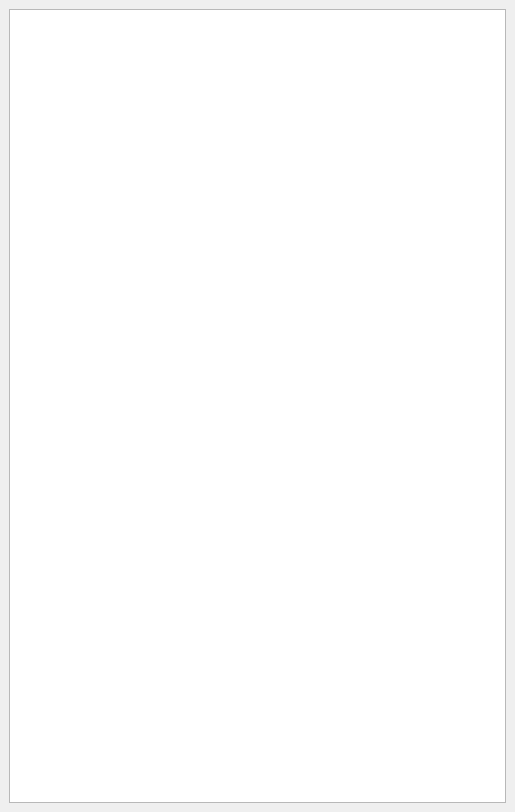
<?xml version="1.0" encoding="UTF-8"?>
<ui version="4.0">
 <class>MainWindow</class>
 <widget class="QMainWindow" name="MainWindow">
  <property name="geometry">
   <rect>
    <x>0</x>
    <y>0</y>
    <width>515</width>
    <height>812</height>
   </rect>
  </property>
  <property name="windowTitle">
   <string>QB0.2</string>
  </property>
  <widget class="QWidget" name="centralWidget">
   <layout class="QVBoxLayout" name="verticalLayout">
    <item>
     <widget class="QListWidget" name="listWidget">
      <property name="wordWrap">
       <bool>true</bool>
      </property>
     </widget>
    </item>
   </layout>
  </widget>
 </widget>
 <resources/>
 <connections/>
</ui>
